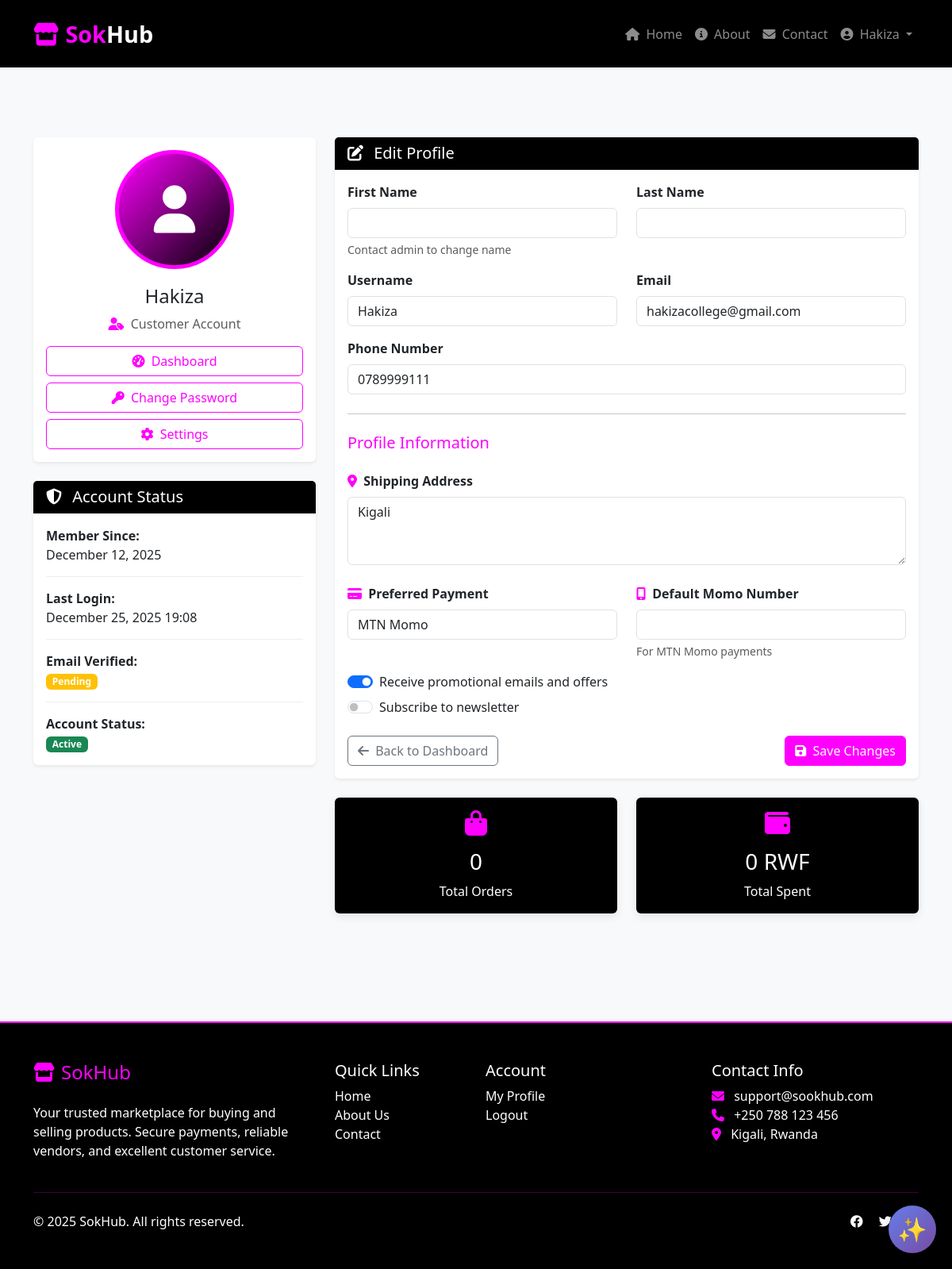
Screenshot of /customer/profile/ (signed in) with the database file from the repository.
### customer/models.py (models this page shows, shortened)
class User(AbstractUser):
    USER_TYPE_CHOICES = (
        ('vendor', 'Vendor'),
        ('customer', 'Customer'),
        ('admin', 'Admin'),
    )
    user_type = models.CharField(max_length=20, choices=USER_TYPE_CHOICES, default='customer')
    phone = models.CharField(max_length=15, unique=True)
    location = models.TextField()
    email = models.EmailField(unique=True)
    date_joined = models.DateTimeField(auto_now_add=True)
    is_email_verified = models.BooleanField(default=False)

class CustomerProfile(models.Model):
    user = models.OneToOneField(User, on_delete=models.CASCADE, related_name='customerprofile')
    shipping_address = models.TextField()
    preferred_payment = models.CharField(
        max_length=20,
        choices=[('momo', 'MTN Momo'), ('cash', 'Cash on Delivery'), ('card', 'Credit Card')],
        default='momo'
    )
    default_momo_number = models.CharField(max_length=15, blank=True, null=True)
    receive_promotions = models.BooleanField(default=True)
    newsletter_subscription = models.BooleanField(default=False)
    total_orders = models.IntegerField(default=0)
    total_spent = models.DecimalField(max_digits=10, decimal_places=2, default=0.00)
    created_at = models.DateTimeField(auto_now_add=True)
    updated_at = models.DateTimeField(auto_now=True)
    class Meta:
        ordering = ['-created_at']
        verbose_name = "Customer Profile"
        verbose_name_plural = "Customer Profiles"

### customer/views.py (the view)
# urls.py: path('profile/', views.profile_view, name='profile'),
@login_required
def profile_view(request):
    user = request.user
    if user.user_type == 'vendor':
        return vendor_profile(request)
    elif user.user_type == 'customer':
        return customer_profile(request)
    else:
        return redirect('home')

### SokHub/customer/templates/consumer/customer_profile.html (shortened to what this page needs)
{% extends "base.html" %}
{% block content %}
<div class="container py-5">
    <div class="row">
        <div class="col-lg-4">
            <div class="card shadow-sm mb-4">
                <div class="card-body text-center">
                    <div class="profile-avatar">
                        <i class="fas fa-user"></i>
                    </div>
                    <h4>{{ user.get_full_name|default:user.username }}</h4>
                    <p class="text-muted mb-3">
                        <i class="fas fa-user-tag me-1 text-magenta"></i> Customer Account
                    </p>
                    <div class="d-grid gap-2">
                        <a href="{% url 'customer_dashboard' %}" class="btn btn-outline-magenta">
                            <i class="fas fa-tachometer-alt me-1"></i> Dashboard
                        </a>
                        <a href="{% url 'password_change' %}" class="btn btn-outline-magenta">
                            <i class="fas fa-key me-1"></i> Change Password
                        </a>
                        <a href="{% url 'account_settings' %}" class="btn btn-outline-magenta">
                            <i class="fas fa-cog me-1"></i> Settings
                        </a>
                    </div>
                </div>
            </div>
            <div class="card shadow-sm">
                <div class="card-header bg-black text-white">
                    <h5 class="mb-0"><i class="fas fa-shield-alt me-2"></i> Account Status</h5>
                </div>
                <div class="card-body">
                    <div class="info-item">
                        <strong>Member Since:</strong>
                        <p class="mb-0">{{ user.date_joined|date:"F d, Y" }}</p>
                    </div>
                    <div class="info-item">
                        <strong>Last Login:</strong>
                        <p class="mb-0">{{ user.last_login|date:"F d, Y H:i" }}</p>
                    </div>
                    <div class="info-item">
                        <strong>Email Verified:</strong>
                        <p class="mb-0">
                            {% if user.is_email_verified %}
                                <span class="badge bg-success">Verified</span>
                            {% else %}
                                <span class="badge bg-warning">Pending</span>
                            {% endif %}
                        </p>
                    </div>
                    <div class="info-item">
                        <strong>Account Status:</strong>
                        <p class="mb-0"><span class="badge bg-success">Active</span></p>
                    </div>
                </div>
            </div>
        </div>
        <div class="col-lg-8">
            <div class="card shadow-sm">
                <div class="card-header bg-black text-white">
                    <h5 class="mb-0"><i class="fas fa-edit me-2"></i> Edit Profile</h5>
                </div>
                <div class="card-body">
                    <form method="post" novalidate>
                        <div class="row">
                            <div class="col-md-6 mb-3">
                                <label class="form-label fw-bold">First Name</label>
                                <input type="text" class="form-control" value="{{ user.first_name }}" readonly>
                                <div class="form-text">Contact admin to change name</div>
                            </div>
                            <div class="col-md-6 mb-3">
                                <label class="form-label fw-bold">Last Name</label>
                                <input type="text" class="form-control" value="{{ user.last_name }}" readonly>
                            </div>
                        </div>
                        <div class="row">
                            <div class="col-md-6 mb-3">
                                <label class="form-label fw-bold">Username</label>
                                <input type="text" class="form-control" value="{{ user.username }}" readonly>
                            </div>
                            <div class="col-md-6 mb-3">
                                <label class="form-label fw-bold">Email</label>
                                <input type="email" class="form-control" value="{{ user.email }}" readonly>
                            </div>
                        </div>
                        <div class="mb-3">
                            <label class="form-label fw-bold">Phone Number</label>
                            <input type="text" class="form-control" value="{{ user.phone }}" readonly>
                        </div>
                        <hr class="my-4">
                        <h5 class="mb-4 text-magenta">Profile Information</h5>
                        <div class="mb-4">
                            <label for="id_shipping_address" class="form-label fw-bold">
                                <i class="fas fa-map-marker-alt me-1 text-magenta"></i> Shipping Address
                            </label>
                            {{ form.shipping_address }}
                        </div>
                        <div class="row">
                            <div class="col-md-6 mb-3">
                                <label for="id_preferred_payment" class="form-label fw-bold">
                                    <i class="fas fa-credit-card me-1 text-magenta"></i> Preferred Payment
                                </label>
                                {{ form.preferred_payment }}
                            </div>
                            <div class="col-md-6 mb-3">
                                <label for="id_default_momo_number" class="form-label fw-bold">
                                    <i class="fas fa-mobile-alt me-1 text-magenta"></i> Default Momo Number
                                </label>
                                {{ form.default_momo_number }}
                                <div class="form-text">For MTN Momo payments</div>
                            </div>
                        </div>
                        <div class="mb-4">
                            <div class="form-check form-switch mb-2">
                                {{ form.receive_promotions }}
                                <label class="form-check-label" for="id_receive_promotions">
                                    Receive promotional emails and offers
                                </label>
                            </div>
                            <div class="form-check form-switch">
                                {{ form.newsletter_subscription }}
                                <label class="form-check-label" for="id_newsletter_subscription">
                                    Subscribe to newsletter
                                </label>
                            </div>
                        </div>
                        <div class="d-flex justify-content-between">
                            <a href="{% url 'customer_dashboard' %}" class="btn btn-outline-secondary">
                                <i class="fas fa-arrow-left me-1"></i> Back to Dashboard
                            </a>
                            <button type="submit" class="btn btn-magenta">
                                <i class="fas fa-save me-1"></i> Save Changes
                            </button>
                        </div>
                    </form>
                </div>
            </div>
            <div class="row mt-4">
                <div class="col-md-6 mb-3">
                    <div class="card bg-black text-white">
                        <div class="card-body text-center">
                            <i class="fas fa-shopping-bag fa-2x text-magenta mb-3"></i>
                            <h3>{{ customer_profile.total_orders|default:"0" }}</h3>
                            <p class="mb-0">Total Orders</p>
                        </div>
                    </div>
                </div>
                <div class="col-md-6 mb-3">
                    <div class="card bg-black text-white">
                        <div class="card-body text-center">
                            <i class="fas fa-wallet fa-2x text-magenta mb-3"></i>
                            <h3>{{ customer_profile.total_spent|default:"0" }} RWF</h3>
                            <p class="mb-0">Total Spent</p>
                        </div>
                    </div>
                </div>
            </div>
        </div>
    </div>
</div>
{% endblock %}

### SokHub/customer/templates/base.html (shortened to what this page needs)
<!DOCTYPE html>
<html lang="en">
<head>
    <link href="https://cdn.jsdelivr.net/npm/bootstrap@5.3.0/dist/css/bootstrap.min.css" rel="stylesheet">
    <link rel="stylesheet" href="https://cdnjs.cloudflare.com/ajax/libs/font-awesome/6.4.0/css/all.min.css">
</head>
<body>
    <nav class="navbar navbar-expand-lg navbar-dark bg-black py-3">
        <div class="container">
            <a class="navbar-brand text-magenta" href="{% url 'product_list' %}">
                <i class="fas fa-store me-2"></i>Sok<span class="text-white">Hub</span>
            </a>
            <div class="collapse navbar-collapse" id="navbarNav">
                <ul class="navbar-nav ms-auto">
                    <li class="nav-item">
                        <a class="nav-link {% if request.path == '/' %}active{% endif %}"
                            href="{% url 'product_list' %}">
                            <i class="fas fa-home me-1"></i> Home
                        </a>
                    </li>
                    <li class="nav-item">
                        <a class="nav-link {% if 'about' in request.path %}active{% endif %}" href="{% url 'about' %}">
                            <i class="fas fa-info-circle me-1"></i> About
                        </a>
                    </li>
                    <li class="nav-item">
                        <a class="nav-link {% if 'contact' in request.path %}active{% endif %}"
                            href="{% url 'contact' %}">
                            <i class="fas fa-envelope me-1"></i> Contact
                        </a>
                    </li>
                    {% if user.is_authenticated %}
                    <li class="nav-item dropdown">
                        <a class="nav-link dropdown-toggle" href="#" id="navbarDropdown" role="button"
                            data-bs-toggle="dropdown">
                            <i class="fas fa-user-circle me-1"></i> {{ user.username }}
                        </a>
                    </li>
                    {% endif %}
                </ul>
            </div>
        </div>
    </nav>
    <main class="py-4">
        {% block content %}{% endblock %}
    </main>
    <footer class="bg-black text-white py-5 mt-5">
        <div class="container">
            <div class="row">
                <div class="col-md-4">
                    <h4 class="text-magenta mb-4">
                        <i class="fas fa-store me-2"></i>SokHub
                    </h4>
                    <p>Your trusted marketplace for buying and selling products. Secure payments, reliable vendors, and
                        excellent customer service.</p>
                </div>
                <div class="col-md-2">
                    <h5>Quick Links</h5>
                    <ul class="list-unstyled">
                        <li><a href="{% url 'product_list' %}" class="text-white text-decoration-none">Home</a></li>
                        <li><a href="{% url 'about' %}" class="text-white text-decoration-none">About Us</a></li>
                        <li><a href="{% url 'contact' %}" class="text-white text-decoration-none">Contact</a></li>
                    </ul>
                </div>
                <div class="col-md-3">
                    <h5>Account</h5>
                    <ul class="list-unstyled">
                        {% if user.is_authenticated %}
                        <li><a href="{% url 'profile' %}" class="text-white text-decoration-none">My Profile</a></li>
                        <li><a href="{% url 'logout' %}" class="text-white text-decoration-none">Logout</a></li>
                        {% else %}
                        <li><a href="{% url 'login' %}" class="text-white text-decoration-none">Login</a></li>
                        <li><a href="{% url 'register' %}" class="text-white text-decoration-none">Register</a></li>
                        {% endif %}
                    </ul>
                </div>
                <div class="col-md-3">
                    <h5>Contact Info</h5>
                    <ul class="list-unstyled">
                        <li><i class="fas fa-envelope me-2 text-magenta"></i> support@sookhub.com</li>
                        <li><i class="fas fa-phone me-2 text-magenta"></i> +250 788 123 456</li>
                        <li><i class="fas fa-map-marker-alt me-2 text-magenta"></i> Kigali, Rwanda</li>
                    </ul>
                </div>
            </div>
            <hr class="border-magenta my-4">
            <div class="row">
                <div class="col-md-6">
                    <p class="mb-0">&copy; {% now "Y" %} SokHub. All rights reserved.</p>
                </div>
                <div class="col-md-6 text-md-end">
                    <a href="#" class="text-white text-decoration-none me-3"><i class="fab fa-facebook"></i></a>
                    <a href="#" class="text-white text-decoration-none me-3"><i class="fab fa-twitter"></i></a>
                    <a href="#" class="text-white text-decoration-none"><i class="fab fa-instagram"></i></a>
                </div>
            </div>
        </div>
    </footer>
    {% include 'ai_assistant/widget.html' %}
</body>
</html>

### rows the page displays
User: username "Hakiza", get_full_name "Hakiza", date_joined "December 12, 2025", last_login "December 25, 2025 19:08", email "hakizacollege@gmail.com", phone "0789999111"
CustomerProfile: shipping_address "Kigali", preferred_payment "MTN Momo", receive_promotions "☑"

### other values shown
{{ customer_profile.total_orders|default:"0" }} "0"
{{ customer_profile.total_spent|default:"0" }} "0"
